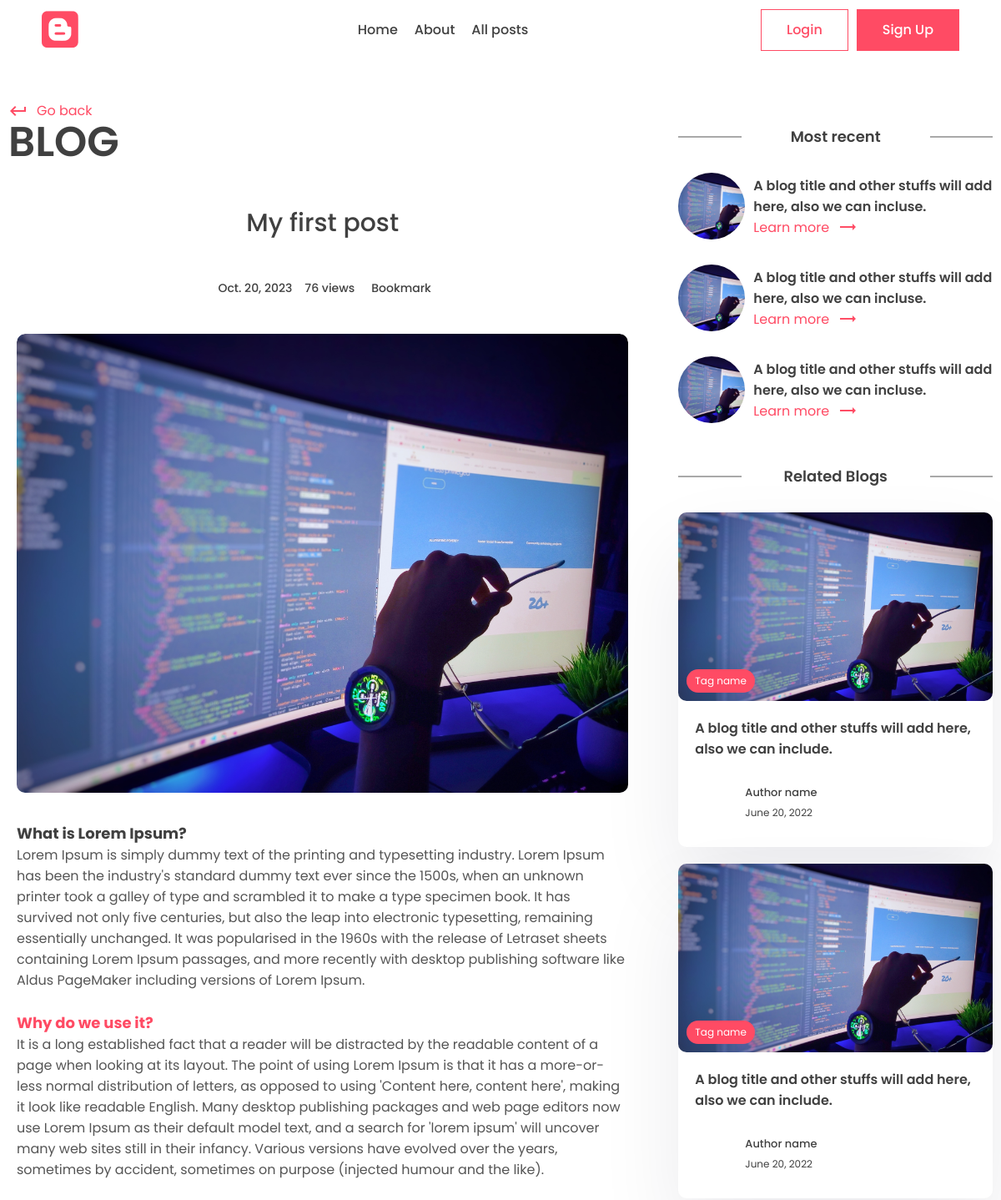
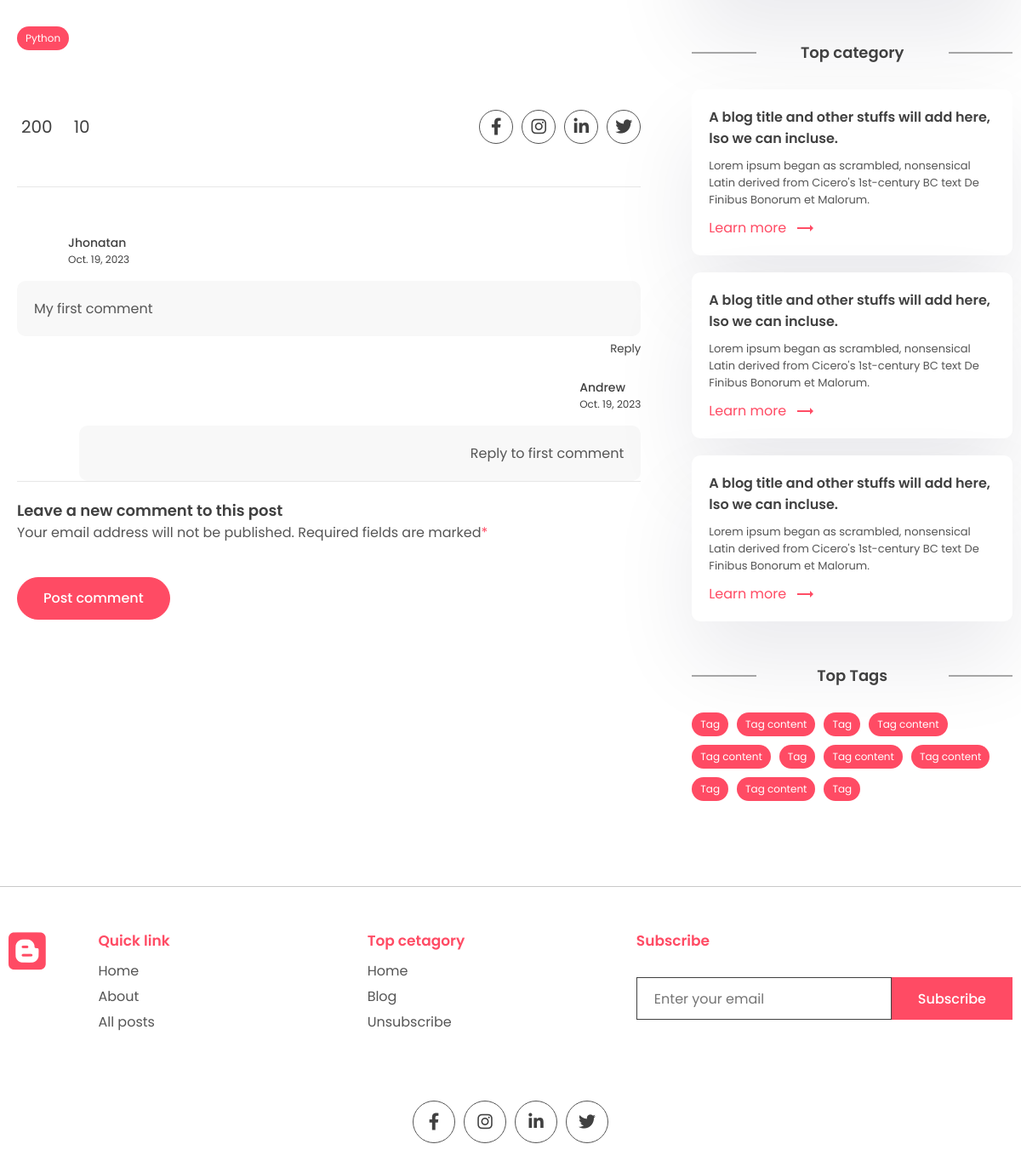
Screenshot of /post/first-post with the database file from the repository (2 pictures, top to bottom).
### app/models.py (models this page shows, shortened)
class BlogPost(models.Model):
    title = models.CharField(max_length=200)
    content = models.TextField()
    last_updated = models.DateTimeField(auto_now=True)
    post_slug = models.SlugField(max_length=200, unique=True)
    post_img = models.ImageField(null=True, blank=True, upload_to='images/')
    tags = models.ManyToManyField(Tag, blank=True, related_name='blogpost')
    view_count = models.IntegerField(null=True, blank=True)
    is_featured = models.BooleanField(default=False)
    author = models.ForeignKey(User, on_delete=models.CASCADE, null=True, blank=True)

class Tag(models.Model):
    name = models.CharField(max_length=50)
    description = models.CharField(max_length=100)
    slug = models.SlugField(max_length=200, unique=True)

class Comment(models.Model):
    content = models.TextField()
    date = models.DateTimeField(auto_now=True)
    name = models.CharField(max_length=100)
    email = models.EmailField(max_length=200)
    website = models.CharField(max_length=200)
    post = models.ForeignKey(BlogPost, on_delete=models.CASCADE)
    author = models.ForeignKey(User, on_delete=models.CASCADE, null=True, blank=True)
    parent = models.ForeignKey('self', on_delete=models.DO_NOTHING, null=True, blank=True, related_name='replies')

### app/views.py (the view, shortened to what this page needs)
# urls.py: path('post/<slug:slug>', views.post_page, name='post_page'),
def post_page(request, slug):
    post = BlogPost.objects.get(post_slug = slug)
    comments = Comment.objects.filter(post=post, parent=None)
    form = CommentForm()
    if post.view_count is None:
        post.view_count = 1
    else:
        post.view_count += 1
    post.save()
    context = {'post':post, 'form':form, 'comments':comments}
    return render(request, 'app/post.html', context)

### app/templates/app/post.html (shortened to what this page needs)
{% extends 'base.html' %}
{% load static %}
{% block content %}
      <div class="container">
        <div class="layout">
          <div class="left">
            <div class="page-top">
              <div class="top flex">
                <div class="page-name">
                  <a href="#" class="learn">
                    <span class="material-icons"> keyboard_return </span> Go
                    back
                  </a>
                  <h1>Blog</h1>
                </div>
              </div>
            </div>
            <center>
              <div class="typo">
                <h1 class="title blog-title">
                  {{ post.title }}
                </h1>
                <div class="timeline">
                  <div class="track">
                    <p class="time"> {{ post.last_updated|date }}</p>
                  </div>
                  <div class="track">
                    <p class="view-count">{{ post.view_count }} view{{ post.view_count|pluralize}}</p>
                  </div>
                  <div class="track">
                    <form action="" method="POST">
                      <button type="submit" class="btn btn-info">
                        <p class="bookmark">Bookmark</p>
                      </button>
                    </form>
                  </div>
                </div>
              </div>
            </center>
            <section class="mt">
              <div class="container">
                <div class="blog-post">
                  <div class="post-img blog-img">
                    <img src="{{ post.post_img.url }}" alt="" />
                  </div>
                  <div class="blog-post-content">
                    <p>
                      {{ post.content|safe }}
                    </p>
                    <div class="blog-tags">
                    {% for tag in post.tags.all %}
                      <a href="{% url 'tag_page' tag.slug %}"class="tag">{{ tag.name }}</a>
                    {% endfor %}
                    </div>
                    <div class="social-share">
                      <div class="reactions">
                        <div class="likes">
                           <span>200</span>
                        </div>
                        <div class="total-comments">
                          <span>10</span>
                        </div>
                      </div>
                      <div class="share">
                        <div class="social">
                          <a href="#">
                            <i class="fa-brands fa-facebook-f"></i>
                          </a>
                          <a href="#">
                            <i class="fa-brands fa-instagram"></i>
                          </a>
                          <a href="#">
                            <i class="fa-brands fa-linkedin-in"></i>
                          </a>
                          <a href="#">
                            <i class="fa-brands fa-twitter"></i>
                          </a>
                        </div>
                      </div>
                    </div>
                    {% for comment in comments %}
                    <div class="user-comment">
                      <div class="author">
                        <div class="profile-pic">
                        </div>
                        <div class="details">
                          <p> {{comment.name }} </p>
                          <small>{{ comment.date|date }}</small>
                        </div>
                      </div>
                      <div class="comment-sec-main">
                        <div class="comment-sec">
                          <div class="comment">
                            <p>
                              {{ comment.content }}
                            </p>
                          </div>
                          <div class="reply">
                            <button onclick="toggleDiv(this)">Reply</button>
                          </div>
                        </div>
                        {% for reply in comment.replies.all %}
                        <div class="public-reply">
                          <div class="author">
                            <div class="profile-pic">
                            </div>
                            <div class="details">
                              <p>{{ reply.name }}</p>
                              <small>{{ reply.date|date }}</small>
                            </div>
                          </div>
                          <div class="comment">
                            <p>
                              {{ reply.content }}
                            </p>
                          </div>
                        </div>
                        {% endfor %}
                      </div>
                    </div>
                      {% endfor %}
                  </div>
                </div>
                <div class="comment-box">
                  <h3>Leave a new comment to this post</h3>
                  <p>
                    Your email address will not be published. Required fields
                    are marked<span>*</span>
                  </p>
                  <form method="POST">
                    <button class="btn btn-primary rounded">
                      Post comment
                    </button>
                  </form>
                </div>
              </div>
            </section>
          </div>
          <div class="right">
            <div class="block">
              <h2 class="title2">Most recent</h2>
              <div class="recent-post">
                <div class="rounded-img">
                  <img src="../images/post.png" alt="" />
                </div>
                <div class="recent-content">
                  <h3>
                    A blog title and other stuffs will add here, also we can
                    incluse.
                  </h3>
                  <a class="learn" href="#"
                    >Learn more
                    <span class="material-icons"> trending_flat </span></a
                  >
                </div>
              </div>
              <div class="recent-post">
                <div class="rounded-img">
                  <img src="../images/post.png" alt="" />
                </div>
                <div class="recent-content">
                  <h3>
                    A blog title and other stuffs will add here, also we can
                    incluse.
                  </h3>
                  <a class="learn" href="#"
                    >Learn more
                    <span class="material-icons"> trending_flat </span></a
                  >
                </div>
              </div>
              <div class="recent-post">
                <div class="rounded-img">
                  <img src="../images/post.png" alt="" />
                </div>
                <div class="recent-content">
                  <h3>
                    A blog title and other stuffs will add here, also we can
                    incluse.
                  </h3>
                  <a class="learn" href="#"
                    >Learn more
                    <span class="material-icons"> trending_flat </span></a
                  >
                </div>
              </div>
            </div>
            <div class="block r-blog">
              <h2 class="title2">Related Blogs</h2>
              <a href="#">
                <div class="card">
                  <div class="post-img">
                    <img src="../images/post.png" alt="" />
                    <div class="tag">Tag name</div>
                  </div>
                  <div class="card-content">
                    <h3>
                      A blog title and other stuffs will add here, also we can
                      include.
                    </h3>
                    <div class="author">
                      <div class="profile-pic">
                      </div>
                      <div class="details">
                        <p>Author name</p>
                        <small>June 20, 2022</small>
                      </div>
                    </div>
                  </div>
                </div>
              </a>
              <a href="#">
                <div class="card">
                  <div class="post-img">
                    <img src="../images/post.png" alt="" />
                    <div class="tag">Tag name</div>
                  </div>
                  <div class="card-content">
                    <h3>
                      A blog title and other stuffs will add here, also we can
                      include.
                    </h3>
                    <div class="author">
                      <div class="profile-pic">
                      </div>
                      <div class="details">
                        <p>Author name</p>
                        <small>June 20, 2022</small>
                      </div>
                    </div>
                  </div>
                </div>
              </a>
            </div>
            <div class="block">
              <h2 class="title2">Top category</h2>
              <div class="card">
                <h3>
                  A blog title and other stuffs will add here, lso we can
                  incluse.
                </h3>
                <p>
                  Lorem ipsum began as scrambled, nonsensical Latin derived from
                  Cicero's 1st-century BC text De Finibus Bonorum et Malorum.
                </p>
                <a class="learn" href="#"
                  >Learn more
                  <span class="material-icons"> trending_flat </span></a
                >
              </div>
              <div class="card">
                <h3>
                  A blog title and other stuffs will add here, lso we can
                  incluse.
                </h3>
                <p>
                  Lorem ipsum began as scrambled, nonsensical Latin derived from
                  Cicero's 1st-century BC text De Finibus Bonorum et Malorum.
                </p>
                <a class="learn" href="#"
                  >Learn more
                  <span class="material-icons"> trending_flat </span></a
                >
              </div>
              <div class="card">
                <h3>
                  A blog title and other stuffs will add here, lso we can
                  incluse.
                </h3>
                <p>
                  Lorem ipsum began as scrambled, nonsensical Latin derived from
                  Cicero's 1st-century BC text De Finibus Bonorum et Malorum.
                </p>
                <a class="learn" href="#"
                  >Learn more
                  <span class="material-icons"> trending_flat </span></a
                >
              </div>
            </div>
            <div class="block">
              <h2 class="title2">Top Tags</h2>
              <div class="blog-tags">
                <div class="tag">Tag</div>
                <div class="tag">Tag content</div>
                <div class="tag">Tag</div>
                <div class="tag">Tag content</div>
                <div class="tag">Tag content</div>
                <div class="tag">Tag</div>
                <div class="tag">Tag content</div>
                <div class="tag">Tag content</div>
                <div class="tag">Tag</div>
                <div class="tag">Tag content</div>
                <div class="tag">Tag</div>
              </div>
            </div>
          </div>
        </div>
      </div>
      {% endblock content %}

### templates/base.html (shortened to what this page needs)
{% load static %}
<!DOCTYPE html>
<html lang="en">
  <head>
    <link rel="stylesheet" href="{% static 'app/style.css' %}" />
    <link
      rel="stylesheet"
      href="https://unicons.iconscout.com/release/v2.1.6/css/unicons.css"
    />
    <link
      rel="stylesheet"
      href="https://cdnjs.cloudflare.com/ajax/libs/font-awesome/6.1.1/css/all.min.css"
    />
  </head>
  <body>
    <header>
      <div class="container container-fluid">
        <a href="{% url 'home' %}"class="logo">
          <i class="fa-brands fa-blogger"></i>
        </a>
        <div class="links">
          <a href="{% url 'home' %}">Home</a>
          <a href="{% url 'about' %}">About</a>
          <a href="#">All posts</a>
        </div>
        <div class="action-btn">
          <a href="pages/login.html"
            ><button class="btn btn-scoundary">Login</button></a
          >
          <a href="pages/signup.html">
            <button class="btn btn-primary">Sign Up</button></a
          >
        </div>
      </div>
    </header>
    <main>
    {% block content %}
    {% endblock content %}
    </main>
    <footer>
      <div class="container">
        <div class="grid-4">
          <div class="logo f-logo">
            <i class="fa-brands fa-blogger"></i>
          </div>
          <div class="link">
            <h2>Quick link</h2>
            <div class="q-link">
              <a href="{% url 'home' %}">Home</a>
              <a href="{% url 'about'%}">About</a>
              <a href="#">All posts</a>
            </div>
          </div>
          <div class="link">
            <h2>Top cetagory</h2>
            <div class="q-link">
              <a href="#">Home</a>
              <a href="#">Blog</a>
              <a href="#">Unsubscribe</a>
            </div>
          </div>
          <div class="news-signup">
            <h2>Subscribe</h2>
            <div class="newsletter">
              <form method="POST">
                <input
                  type="email"
                  name="email"
                  maxlength="100"
                  placeholder="Enter your email"
                  required=""
                  id="id_email"
                />
                <button class="btn btn-primary">Subscribe</button>
              </form>
            </div>
          </div>
        </div>
        <div class="share">
          <div class="social">
            <a href="#">
              <i class="fa-brands fa-facebook-f"></i>
            </a>
            <a href="#">
              <i class="fa-brands fa-instagram"></i>
            </a>
            <a href="#">
              <i class="fa-brands fa-linkedin-in"></i>
            </a>
            <a href="#">
              <i class="fa-brands fa-twitter"></i>
            </a>
          </div>
        </div>
      </div>
    </footer>
  </body>
</html>

### rows the page displays
BlogPost: title "My first post", last_updated "Oct. 20, 2023", view_count "76", post_img (picture), content "What is Lorem Ipsum? Lorem Ipsum is simply dummy text of the printing and typesetting industry. Lorem Ipsum has been the industry's standard dummy text ever since the 1500s, when an unknown printer took a galley of type and scrambled it to make a type specimen book. It has survived not only five centuries, but also the leap into electronic typesetting, remaining essentially unchanged. It was popularised in the 1960s with the release of Letraset sheets containing Lorem Ipsum passages, and more recently with desktop publishing software like Aldus PageMaker including versions of Lorem Ipsum. Why do we use it? It is a long established fact that a reader will be distracted by the readable…"
Tag: name "Python"
Comment: name "Jhonatan", date "Oct. 19, 2023", content "My first comment"
Comment: name "Andrew", date "Oct. 19, 2023", content "Reply to first comment"
